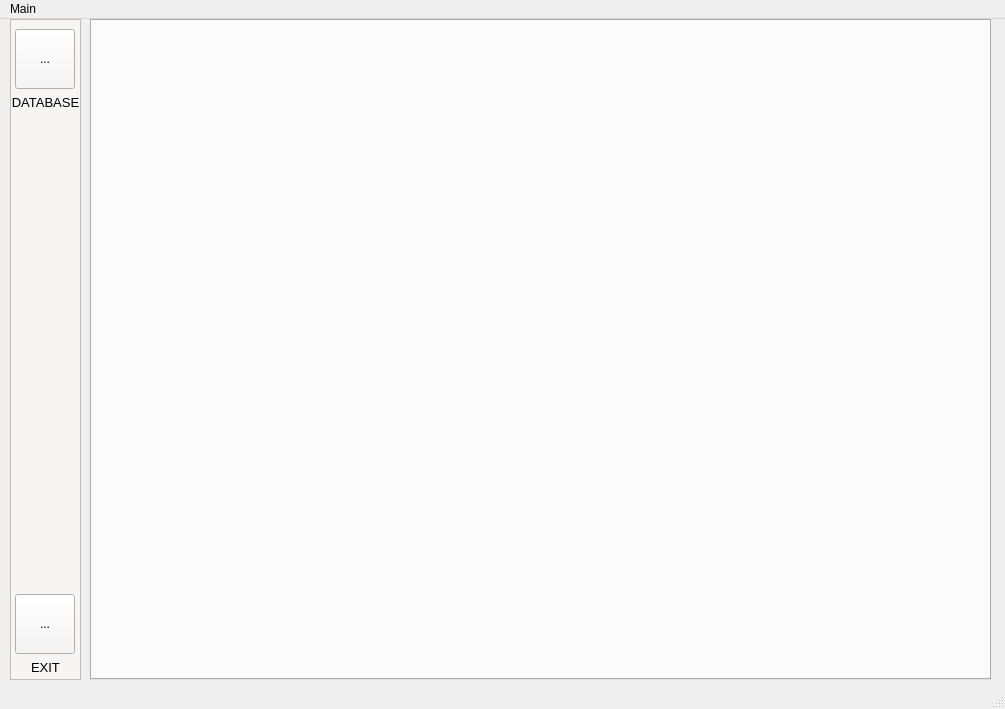
<?xml version="1.0" encoding="UTF-8"?>
<ui version="4.0">
 <class>MainWindow</class>
 <widget class="QMainWindow" name="MainWindow">
  <property name="windowModality">
   <enum>Qt::NonModal</enum>
  </property>
  <property name="geometry">
   <rect>
    <x>0</x>
    <y>0</y>
    <width>1005</width>
    <height>709</height>
   </rect>
  </property>
  <property name="windowTitle">
   <string>QtFinance</string>
  </property>
  <property name="layoutDirection">
   <enum>Qt::LeftToRight</enum>
  </property>
  <property name="styleSheet">
   <string notr="true"/>
  </property>
  <property name="tabShape">
   <enum>QTabWidget::Rounded</enum>
  </property>
  <widget class="QWidget" name="centralwidget">
   <property name="acceptDrops">
    <bool>false</bool>
   </property>
   <widget class="QTabWidget" name="tabWidget">
    <property name="geometry">
     <rect>
      <x>90</x>
      <y>0</y>
      <width>901</width>
      <height>661</height>
     </rect>
    </property>
    <property name="sizePolicy">
     <sizepolicy hsizetype="Expanding" vsizetype="Expanding">
      <horstretch>0</horstretch>
      <verstretch>0</verstretch>
     </sizepolicy>
    </property>
    <property name="layoutDirection">
     <enum>Qt::LeftToRight</enum>
    </property>
    <property name="currentIndex">
     <number>-1</number>
    </property>
   </widget>
   <widget class="QFrame" name="frmLeftPanel">
    <property name="geometry">
     <rect>
      <x>10</x>
      <y>0</y>
      <width>71</width>
      <height>661</height>
     </rect>
    </property>
    <property name="styleSheet">
     <string notr="true">background-color: rgb(246, 245, 244);</string>
    </property>
    <property name="frameShape">
     <enum>QFrame::StyledPanel</enum>
    </property>
    <property name="frameShadow">
     <enum>QFrame::Raised</enum>
    </property>
    <widget class="QToolButton" name="tbtnExit">
     <property name="geometry">
      <rect>
       <x>5</x>
       <y>575</y>
       <width>60</width>
       <height>60</height>
      </rect>
     </property>
     <property name="text">
      <string>...</string>
     </property>
     <property name="icon">
      <iconset theme="system-shutdown">
       <normaloff>.</normaloff>.</iconset>
     </property>
     <property name="iconSize">
      <size>
       <width>70</width>
       <height>70</height>
      </size>
     </property>
    </widget>
    <widget class="QLabel" name="lblExit">
     <property name="geometry">
      <rect>
       <x>1</x>
       <y>640</y>
       <width>69</width>
       <height>17</height>
      </rect>
     </property>
     <property name="font">
      <font>
       <pointsize>10</pointsize>
      </font>
     </property>
     <property name="text">
      <string>EXIT</string>
     </property>
     <property name="alignment">
      <set>Qt::AlignCenter</set>
     </property>
    </widget>
    <widget class="QToolButton" name="toolButton">
     <property name="geometry">
      <rect>
       <x>5</x>
       <y>10</y>
       <width>60</width>
       <height>60</height>
      </rect>
     </property>
     <property name="text">
      <string>...</string>
     </property>
     <property name="icon">
      <iconset theme="application-x-executable">
       <normaloff>.</normaloff>.</iconset>
     </property>
     <property name="iconSize">
      <size>
       <width>60</width>
       <height>60</height>
      </size>
     </property>
    </widget>
    <widget class="QLabel" name="lblExit_2">
     <property name="geometry">
      <rect>
       <x>1</x>
       <y>75</y>
       <width>69</width>
       <height>17</height>
      </rect>
     </property>
     <property name="font">
      <font>
       <pointsize>10</pointsize>
      </font>
     </property>
     <property name="text">
      <string>DATABASE</string>
     </property>
     <property name="alignment">
      <set>Qt::AlignCenter</set>
     </property>
    </widget>
   </widget>
  </widget>
  <widget class="QMenuBar" name="menubar">
   <property name="geometry">
    <rect>
     <x>0</x>
     <y>0</y>
     <width>1005</width>
     <height>22</height>
    </rect>
   </property>
   <widget class="QMenu" name="menuMain">
    <property name="title">
     <string>Main</string>
    </property>
   </widget>
   <addaction name="menuMain"/>
  </widget>
  <widget class="QStatusBar" name="statusBar"/>
 </widget>
 <resources/>
 <connections/>
</ui>
